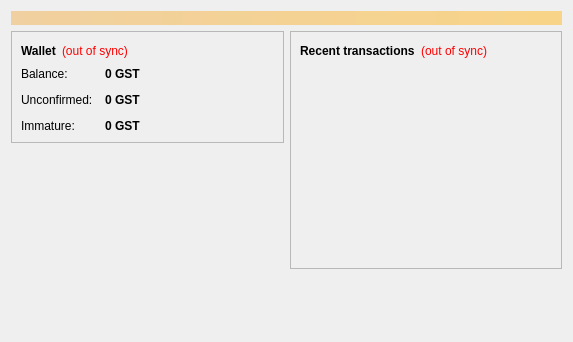
<?xml version="1.0" encoding="UTF-8"?>
<ui version="4.0">
 <class>OverviewPage</class>
 <widget class="QWidget" name="OverviewPage">
  <property name="geometry">
   <rect>
    <x>0</x>
    <y>0</y>
    <width>573</width>
    <height>342</height>
   </rect>
  </property>
  <property name="windowTitle">
   <string>Form</string>
  </property>
  <layout class="QVBoxLayout" name="topLayout">
   <item>
    <widget class="QLabel" name="labelAlerts">
     <property name="visible">
      <bool>false</bool>
     </property>
     <property name="styleSheet">
      <string notr="true">background-color: qlineargradient(x1: 0, y1: 0, x2: 1, y2: 0, stop:0 #F0D0A0, stop:1 #F8D488); color:#000000;</string>
     </property>
     <property name="wordWrap">
      <bool>true</bool>
     </property>
     <property name="margin">
      <number>3</number>
     </property>
    </widget>
   </item>
   <item>
    <layout class="QHBoxLayout" name="horizontalLayout" stretch="1,1">
     <item>
      <layout class="QVBoxLayout" name="verticalLayout_2">
       <item>
        <widget class="QFrame" name="frame">
         <property name="frameShape">
          <enum>QFrame::StyledPanel</enum>
         </property>
         <property name="frameShadow">
          <enum>QFrame::Raised</enum>
         </property>
         <layout class="QVBoxLayout" name="verticalLayout_4">
          <item>
           <layout class="QHBoxLayout" name="horizontalLayout_4">
            <item>
             <widget class="QLabel" name="label_5">
              <property name="font">
               <font>
                <weight>75</weight>
                <bold>true</bold>
               </font>
              </property>
              <property name="text">
               <string>Wallet</string>
              </property>
             </widget>
            </item>
            <item>
             <widget class="QLabel" name="labelWalletStatus">
              <property name="toolTip">
               <string>The displayed information may be out of date. Your wallet automatically synchronizes with the Gostcoin network after a connection is established, but this process has not completed yet.</string>
              </property>
              <property name="styleSheet">
               <string notr="true">QLabel { color: red; }</string>
              </property>
              <property name="text">
               <string notr="true">(out of sync)</string>
              </property>
              <property name="alignment">
               <set>Qt::AlignLeading|Qt::AlignLeft|Qt::AlignVCenter</set>
              </property>
             </widget>
            </item>
            <item>
             <spacer name="horizontalSpacer_2">
              <property name="orientation">
               <enum>Qt::Horizontal</enum>
              </property>
              <property name="sizeHint" stdset="0">
               <size>
                <width>40</width>
                <height>20</height>
               </size>
              </property>
             </spacer>
            </item>
           </layout>
          </item>
          <item>
           <layout class="QFormLayout" name="formLayout_2">
            <property name="fieldGrowthPolicy">
             <enum>QFormLayout::AllNonFixedFieldsGrow</enum>
            </property>
            <property name="horizontalSpacing">
             <number>12</number>
            </property>
            <property name="verticalSpacing">
             <number>12</number>
            </property>
            <item row="0" column="0">
             <widget class="QLabel" name="label">
              <property name="text">
               <string>Balance:</string>
              </property>
             </widget>
            </item>
            <item row="0" column="1">
             <widget class="QLabel" name="labelBalance">
              <property name="font">
               <font>
                <weight>75</weight>
                <bold>true</bold>
               </font>
              </property>
              <property name="cursor">
               <cursorShape>IBeamCursor</cursorShape>
              </property>
              <property name="toolTip">
               <string>Your current balance</string>
              </property>
              <property name="text">
               <string notr="true">0 GST</string>
              </property>
              <property name="textInteractionFlags">
               <set>Qt::LinksAccessibleByMouse|Qt::TextSelectableByKeyboard|Qt::TextSelectableByMouse</set>
              </property>
             </widget>
            </item>
            <item row="1" column="0">
             <widget class="QLabel" name="label_3">
              <property name="text">
               <string>Unconfirmed:</string>
              </property>
             </widget>
            </item>
            <item row="1" column="1">
             <widget class="QLabel" name="labelUnconfirmed">
              <property name="font">
               <font>
                <weight>75</weight>
                <bold>true</bold>
               </font>
              </property>
              <property name="cursor">
               <cursorShape>IBeamCursor</cursorShape>
              </property>
              <property name="toolTip">
               <string>Total of transactions that have yet to be confirmed, and do not yet count toward the current balance</string>
              </property>
              <property name="text">
               <string notr="true">0 GST</string>
              </property>
              <property name="textInteractionFlags">
               <set>Qt::LinksAccessibleByMouse|Qt::TextSelectableByKeyboard|Qt::TextSelectableByMouse</set>
              </property>
             </widget>
            </item>
            <item row="2" column="0">
             <widget class="QLabel" name="labelImmatureText">
              <property name="text">
               <string>Immature:</string>
              </property>
             </widget>
            </item>
            <item row="2" column="1">
             <widget class="QLabel" name="labelImmature">
              <property name="font">
               <font>
                <weight>75</weight>
                <bold>true</bold>
               </font>
              </property>
              <property name="toolTip">
               <string>Mined balance that has not yet matured</string>
              </property>
              <property name="text">
               <string notr="true">0 GST</string>
              </property>
              <property name="textInteractionFlags">
               <set>Qt::LinksAccessibleByMouse|Qt::TextSelectableByKeyboard|Qt::TextSelectableByMouse</set>
              </property>
             </widget>
            </item>
           </layout>
          </item>
         </layout>
        </widget>
       </item>
       <item>
        <spacer name="verticalSpacer">
         <property name="orientation">
          <enum>Qt::Vertical</enum>
         </property>
         <property name="sizeHint" stdset="0">
          <size>
           <width>20</width>
           <height>40</height>
          </size>
         </property>
        </spacer>
       </item>
      </layout>
     </item>
     <item>
      <layout class="QVBoxLayout" name="verticalLayout_3">
       <item>
        <widget class="QFrame" name="frame_2">
         <property name="frameShape">
          <enum>QFrame::StyledPanel</enum>
         </property>
         <property name="frameShadow">
          <enum>QFrame::Raised</enum>
         </property>
         <layout class="QVBoxLayout" name="verticalLayout">
          <item>
           <layout class="QHBoxLayout" name="horizontalLayout_2">
            <item>
             <widget class="QLabel" name="label_4">
              <property name="text">
               <string>&lt;b&gt;Recent transactions&lt;/b&gt;</string>
              </property>
             </widget>
            </item>
            <item>
             <widget class="QLabel" name="labelTransactionsStatus">
              <property name="toolTip">
               <string>The displayed information may be out of date. Your wallet automatically synchronizes with the Gostcoin network after a connection is established, but this process has not completed yet.</string>
              </property>
              <property name="styleSheet">
               <string notr="true">QLabel { color: red; }</string>
              </property>
              <property name="text">
               <string notr="true">(out of sync)</string>
              </property>
              <property name="alignment">
               <set>Qt::AlignRight|Qt::AlignTrailing|Qt::AlignVCenter</set>
              </property>
             </widget>
            </item>
            <item>
             <spacer name="horizontalSpacer">
              <property name="orientation">
               <enum>Qt::Horizontal</enum>
              </property>
              <property name="sizeHint" stdset="0">
               <size>
                <width>40</width>
                <height>20</height>
               </size>
              </property>
             </spacer>
            </item>
           </layout>
          </item>
          <item>
           <widget class="QListView" name="listTransactions">
            <property name="styleSheet">
             <string notr="true">QListView { background: transparent; }</string>
            </property>
            <property name="frameShape">
             <enum>QFrame::NoFrame</enum>
            </property>
            <property name="verticalScrollBarPolicy">
             <enum>Qt::ScrollBarAlwaysOff</enum>
            </property>
            <property name="horizontalScrollBarPolicy">
             <enum>Qt::ScrollBarAlwaysOff</enum>
            </property>
            <property name="selectionMode">
             <enum>QAbstractItemView::NoSelection</enum>
            </property>
           </widget>
          </item>
         </layout>
        </widget>
       </item>
       <item>
        <spacer name="verticalSpacer_2">
         <property name="orientation">
          <enum>Qt::Vertical</enum>
         </property>
         <property name="sizeHint" stdset="0">
          <size>
           <width>20</width>
           <height>40</height>
          </size>
         </property>
        </spacer>
       </item>
      </layout>
     </item>
    </layout>
   </item>
  </layout>
 </widget>
 <resources/>
 <connections/>
</ui>
